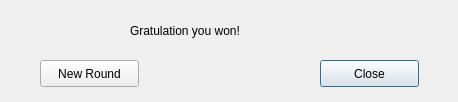
<?xml version="1.0" encoding="UTF-8"?>
<ui version="4.0">
 <class>Dialog</class>
 <widget class="QDialog" name="Dialog">
  <property name="geometry">
   <rect>
    <x>0</x>
    <y>0</y>
    <width>458</width>
    <height>102</height>
   </rect>
  </property>
  <property name="windowTitle">
   <string>Dialog</string>
  </property>
  <widget class="QLabel" name="label">
   <property name="geometry">
    <rect>
     <x>130</x>
     <y>20</y>
     <width>251</width>
     <height>21</height>
    </rect>
   </property>
   <property name="text">
    <string>Gratulation you won!</string>
   </property>
   <property name="wordWrap">
    <bool>false</bool>
   </property>
   <property name="margin">
    <number>0</number>
   </property>
  </widget>
  <widget class="QPushButton" name="pushButton">
   <property name="geometry">
    <rect>
     <x>320</x>
     <y>60</y>
     <width>99</width>
     <height>27</height>
    </rect>
   </property>
   <property name="text">
    <string>Close</string>
   </property>
  </widget>
  <widget class="QPushButton" name="pushButton_2">
   <property name="geometry">
    <rect>
     <x>40</x>
     <y>60</y>
     <width>99</width>
     <height>27</height>
    </rect>
   </property>
   <property name="text">
    <string>New Round</string>
   </property>
  </widget>
 </widget>
 <resources/>
 <connections>
  <connection>
   <sender>pushButton</sender>
   <signal>clicked()</signal>
   <receiver>Dialog</receiver>
   <slot>close()</slot>
   <hints>
    <hint type="sourcelabel">
     <x>369</x>
     <y>73</y>
    </hint>
    <hint type="destinationlabel">
     <x>228</x>
     <y>50</y>
    </hint>
   </hints>
  </connection>
 </connections>
</ui>
